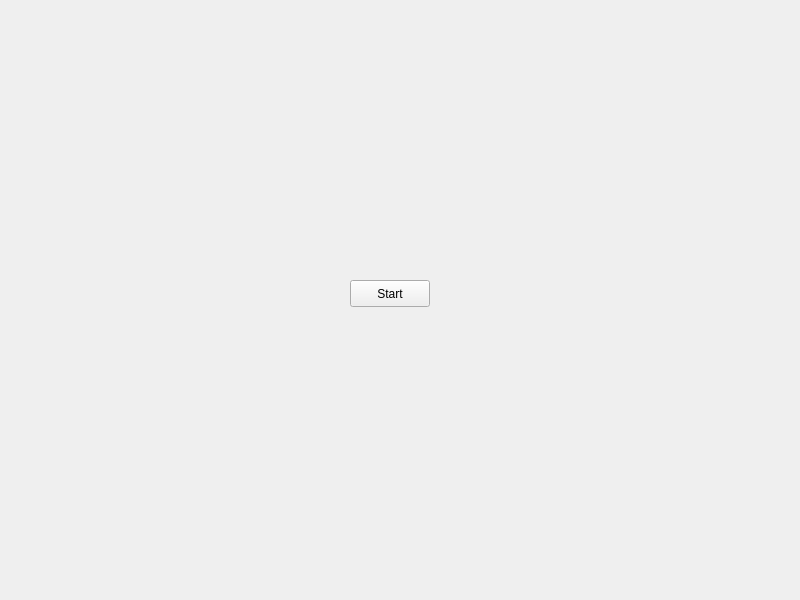
<?xml version="1.0" encoding="UTF-8"?>
<ui version="4.0">
 <class>main_window</class>
 <widget class="QWidget" name="main_window">
  <property name="geometry">
   <rect>
    <x>0</x>
    <y>0</y>
    <width>800</width>
    <height>600</height>
   </rect>
  </property>
  <property name="windowTitle">
   <string>Form</string>
  </property>
  <property name="styleSheet">
   <string notr="true">QPushButton {

}</string>
  </property>
  <widget class="QPushButton" name="startButton">
   <property name="geometry">
    <rect>
     <x>350</x>
     <y>280</y>
     <width>80</width>
     <height>27</height>
    </rect>
   </property>
   <property name="text">
    <string>Start</string>
   </property>
  </widget>
 </widget>
 <resources/>
 <connections/>
</ui>
